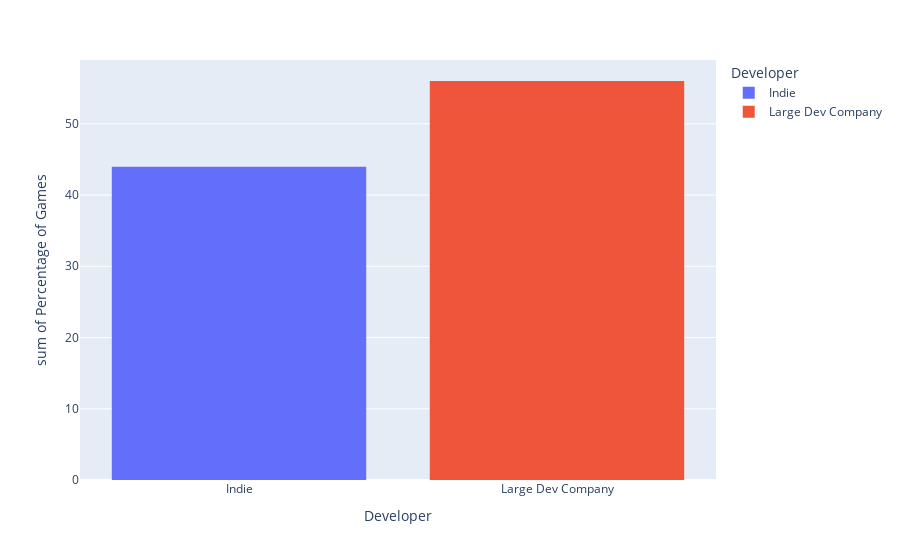

Source (notebook cell):
### Code cell
Dev_list = ['Indie', 'Large Dev Company']
Percent_Indie = (math.trunc((len(Indie)/len(Main))*10000)/100)
Not_Indie = 100 - Percent_Indie
Indie_Or_Not = [Percent_Indie, Not_Indie]
Percent_Indie_data = {'Developer': Dev_list, 'Percentage of Games': Indie_Or_Not}
Percent_Indie_df = pd.DataFrame(Percent_Indie_data)
Percent_Indie_hist = px.histogram(Percent_Indie_df, x='Developer', y='Percentage of Games', color='Developer')
Percent_Indie_hist.show()
print("The percent of free games on Steam made by Indie Developers is {}%.".format(Percent_Indie))

### Figure 1 — Plotly figure (JSON) as saved in the notebook; plotly's stock layout.template omitted (floating-point values rounded to 4 significant figures)
{"data": [{"alignmentgroup": "True", "bingroup": "x", "histfunc": "sum", "hovertemplate": "Developer=%{x}<br>sum of Percentage of Games=%{y}<extra></extra>", "legendgroup": "Indie", "marker": {"color": "#636efa", "pattern": {"shape": ""}}, "name": "Indie", "offsetgroup": "Indie", "orientation": "v", "showlegend": true, "type": "histogram", "x": ["Indie"], "xaxis": "x", "y": [43.99], "yaxis": "y"}, {"alignmentgroup": "True", "bingroup": "x", "histfunc": "sum", "hovertemplate": "Developer=%{x}<br>sum of Percentage of Games=%{y}<extra></extra>", "legendgroup": "Large Dev Company", "marker": {"color": "#EF553B", "pattern": {"shape": ""}}, "name": "Large Dev Company", "offsetgroup": "Large Dev Company", "orientation": "v", "showlegend": true, "type": "histogram", "x": ["Large Dev Company"], "xaxis": "x", "y": [56.01], "yaxis": "y"}], "layout": {"barmode": "relative", "legend": {"title": {"text": "Developer"}, "tracegroupgap": 0}, "margin": {"t": 60}, "xaxis": {"anchor": "y", "categoryarray": ["Indie", "Large Dev Company"], "categoryorder": "array", "domain": [0, 1], "title": {"text": "Developer"}}, "yaxis": {"anchor": "x", "domain": [0, 1], "title": {"text": "sum of Percentage of Games"}}}}
